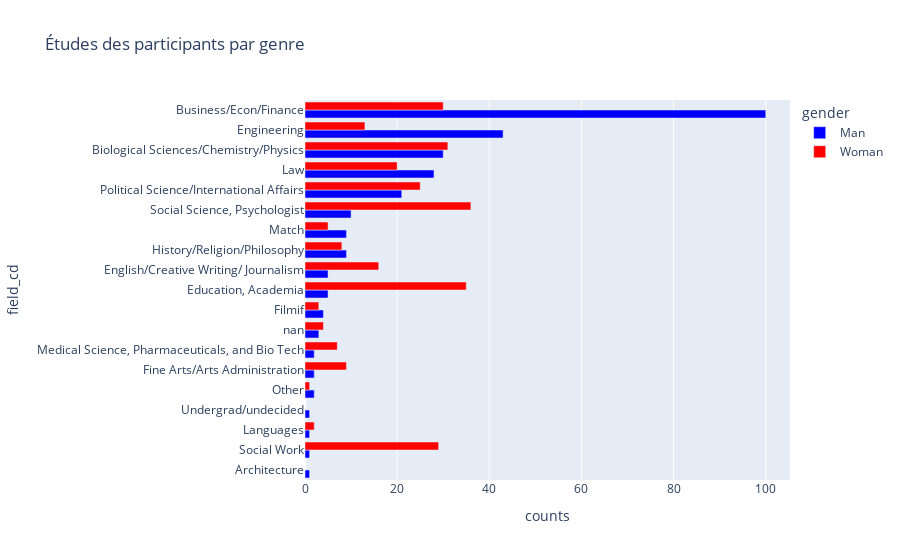

Write notebook code for a chart like this one.
### Code cell
# Compter les occurrences de chaque 'field_cd' par genre
df_count = df_unique.groupby(['field_cd', 'gender']).size().reset_index(name='counts')

# Trier les valeurs par 'counts' de manière croissante
df_count = df_count.sort_values(by='counts', ascending=True)

fig = px.bar(
    df_count,
    y="field_cd",
    x="counts",
    color="gender",
    color_discrete_map=color_discrete_map,
    barmode="group",
    title="Études des participants par genre",
    orientation='h'  
)

# Affichage de la figure
fig.show()

### Figure 1 — Plotly figure (JSON) as saved in the notebook; plotly's stock layout.template omitted (floating-point values rounded to 4 significant figures)
{"data": [{"alignmentgroup": "True", "hovertemplate": "gender=Man<br>counts=%{x}<br>field_cd=%{y}<extra></extra>", "legendgroup": "Man", "marker": {"color": "blue", "pattern": {"shape": ""}}, "name": "Man", "offsetgroup": "Man", "orientation": "h", "showlegend": true, "textposition": "auto", "type": "bar", "x": [1, 1, 1, 1, 2, 2, 2, 3, 4, 5, 5, 9, 9, 10, 21, 28, 30, 43, 100], "xaxis": "x", "y": ["Architecture", "Social Work", "Languages", "Undergrad/undecided", "Other", "Fine Arts/Arts Administration", "Medical Science, Pharmaceuticals, and Bio Tech", "nan", "Filmif", "Education, Academia", "English/Creative Writing/ Journalism", "History/Religion/Philosophy", "Match", "Social Science, Psychologist", "Political Science/International Affairs", "Law", "Biological Sciences/Chemistry/Physics", "Engineering", "Business/Econ/Finance"], "yaxis": "y"}, {"alignmentgroup": "True", "hovertemplate": "gender=Woman<br>counts=%{x}<br>field_cd=%{y}<extra></extra>", "legendgroup": "Woman", "marker": {"color": "red", "pattern": {"shape": ""}}, "name": "Woman", "offsetgroup": "Woman", "orientation": "h", "showlegend": true, "textposition": "auto", "type": "bar", "x": [1, 2, 3, 4, 5, 7, 8, 9, 13, 16, 20, 25, 29, 30, 31, 35, 36], "xaxis": "x", "y": ["Other", "Languages", "Filmif", "nan", "Match", "Medical Science, Pharmaceuticals, and Bio Tech", "History/Religion/Philosophy", "Fine Arts/Arts Administration", "Engineering", "English/Creative Writing/ Journalism", "Law", "Political Science/International Affairs", "Social Work", "Business/Econ/Finance", "Biological Sciences/Chemistry/Physics", "Education, Academia", "Social Science, Psychologist"], "yaxis": "y"}], "layout": {"barmode": "group", "legend": {"title": {"text": "gender"}, "tracegroupgap": 0}, "title": {"text": "Études des participants par genre"}, "xaxis": {"anchor": "y", "domain": [0, 1], "title": {"text": "counts"}}, "yaxis": {"anchor": "x", "domain": [0, 1], "title": {"text": "field_cd"}}}}
